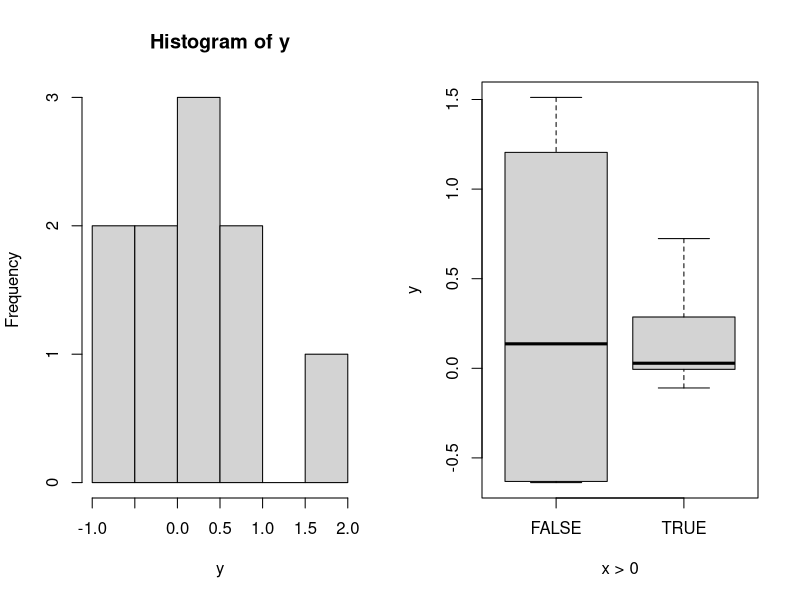
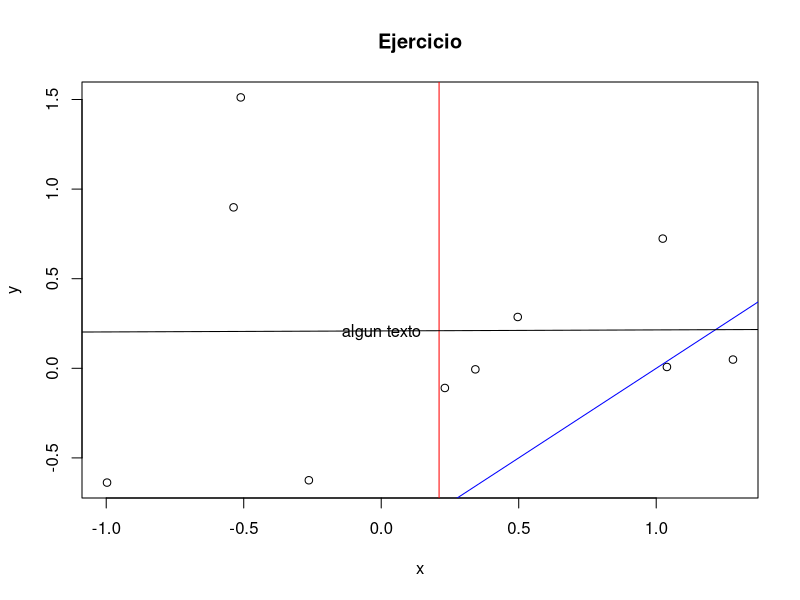
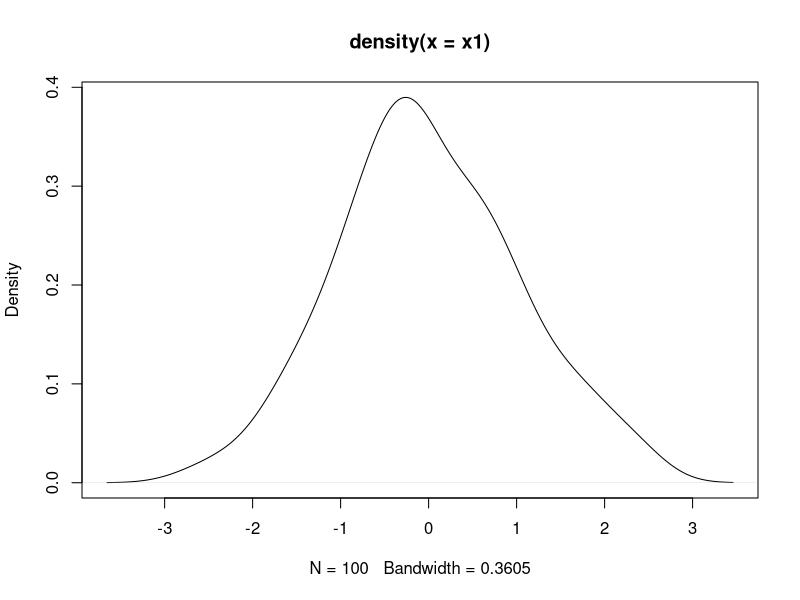
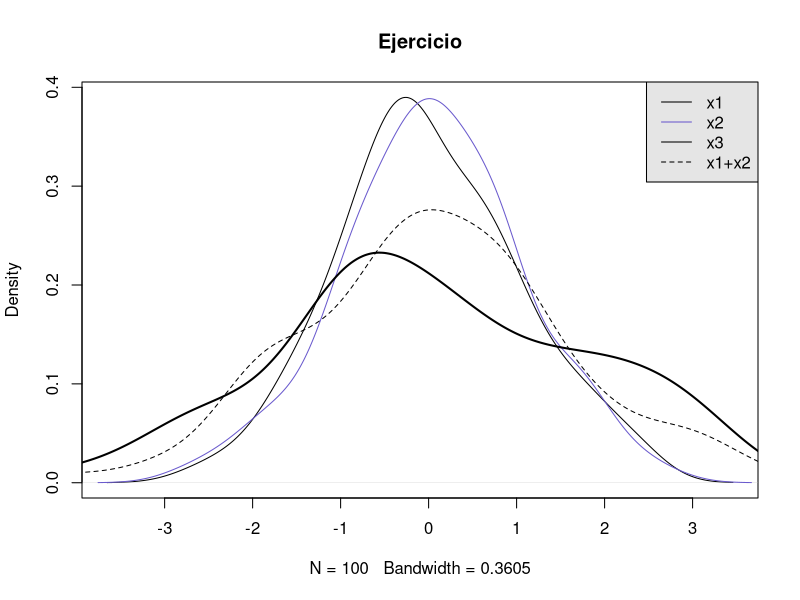

Write the R code that produced these figures, in order.
## ---- chunk 1
mean
## ---- chunk 2
mi.ejemplo <- 4 + 5
mi.ejemplo
## ---- chunk 3
mi.nombre <- dir()
mi.nombre
## ---- chunk 4
?mean
## ---- chunk 5
getwd()
setwd("/Users/nataliagarbirasdiaz/Dropbox/Njala University Workshop on Experiments/Workshop 2016 (Chile)/R_handouts/Day_1_Getting_Started_R")   
## ---- chunk 6
library(Hmisc)
## ---- chunk 7
rm(list = ls())                                   
set.seed(20150420)        # OPT: Coloquen una "semilla" para poder replicar los resultados 
## ---- chunk 8
a <- 5                 # "<-"  es el comando de asignación; se usa para definir cosas. Por ej.:
a

b <- 1:10              # ":"  se usa para definir un string de enteros
b

v <- c(1,3,2,4,110,pi) # usar c() para crear un vector con cualquier cosa adentro
v

# Extraer elementos de un vector:

b[1]                   # Devuelve la posición 1
b[6:5]                 # Devuelve las posiciones 6 y 5, en ese orden
b[-1]                  # Devuelve todos los números excepto el primero

# Devuelve todos los números marcados como "TRUE" (verdadero)
b[c(TRUE, FALSE, TRUE, FALSE, FALSE, TRUE, TRUE, FALSE, FALSE, FALSE)]  
                                                                          
# Asigna nuevos valores a elementos particulares de un vector
b[5] <- 0
b
## ---- chunk 9
matrix(1:12, 3, 4)             # Crear una matriz de 3*4 con los números 1:12
matrix(1:12, 4, 3)             # Crear una matriz de 4*2 con los números 1:12
matrix(1:3, 4, 3)              # Crear una matriz de 4*3 con los números 1:3, en ciclo; llenando por columnas
matrix(1:3, 4, 3, byrow=TRUE)  # Crear una matriz de 4*3 con los números 1:3, en ciclo, llenando por filas
## ---- chunk 10
M<-matrix(1:12, 3, 4)
rownames(M) = c("a","b","c")
colnames(M) = c("A","B","C", "Z")
M
## ---- chunk 11
sum(b)                     # sumar
mean(b)                    # media
max(b)                     # mediana
min(b)                     # mínimo
sd(b)                      # desviación estándar 
var(b)                     # varianza
## ---- chunk 12
b^2                        # La variable al cuadrado
matrix(1:3, 4, 3)^2        # Elevar al cuadrado los elementos de la matriz
b^.5                       # Raíz cuadrada de la variable
log(b)                     # Logaritmo de la variable
exp(b)                     # e a la b
## ---- chunk 13
b==2                       # Es igual a
b<5                        # Es menor a
b>=5                       # Es mayor o igual a 
b<=5 | b/4==2              # O
b>2 & b<9                  # Y
is.na(b)                   # Donde el dato esté faltando 
which(b<5)                 # Devuelve los índices de los valores que cumplen la condición lógica
## ---- chunk 14
rnorm(5)                      # Selecciona 5 obs. de la distribución normal
rbinom(5, 10, .4)             # Selecciona 5 obs. de la distribución binomial
runif(5)                      # Selecciona 5 obs. de la distribución uniforme
## ---- chunk 15
x  = rnorm(100)               # Crear variable "x" con 100 obs. de la distribución normal 
y  = x+rnorm(100)

y+x                            # Suma de variables (o resto, multiplicación etc.)
y>x                            # Relación lógica entre dos variables
cor(x,y)                       # Correlación entre variables
t.test(y~(x>.5))               # t-test con hipótesis nula de no relación entre las variables
lm(y~x)                        # Regresión por MCO
M<- lm(y~x)   
summary(M)                     # Resumen de la regresión por MCO
y%*%x                          # Producto interno de variables

# Hacer una base de datos y verla
d <- data.frame(x, y)
## ---- chunk 16
x<-0                    
for(i in 1:10){         # repetir una expresión para los valores de i del 1 al 10. 
  print(x<x+i)          # print les permite ver los resultados en la consola de R.  
   }

x=0
while(x <10){           # Repetir la expresión siempre y cuando la condición se satisfaga.
  print(x^2)
  x<-x+1
}

## ---- chunk 17
sapply(1:4, function(j) j^2)   # Forma más fácil de hacer loops; este ejemplo corre la función j^2 en 
                               # los números j del 1:4
M<-matrix(rnorm(40), 4, 10)
apply(M, 1, mean)              # Forma más fácil de hacer muchas operaciones en una matriz: acá sacar la media 
                               # de cada FILA (1)
apply(M, 2, sd)                # Forma más fácil de hacer muchas operaciones en una matriz: acá sacar la media 
                               # de cada COLUMNA (2)
## ---- chunk 18
h <- function(a, b=1) {        # Para definir una función: 1. asignar los argumentos (acá a,b).
                               # 2. Asignar cualquier valor pre-establecido
     a^2 -b                    # (acá b=1), y luego escribir la función
          }             
h(1)                           # Ilustración de la función  
h(1,2)                         # Ilustración de la función 

## ---- chunk 19
# ( )   se usan para funciones y vectores: 
log(1)

# ( )   también se usan para agrupar cosas en bloques:
(1+2)/(2+1)
1+2/2+1

# [ ]   se usan para extraer índices:
(10:12)[2]

# { } se usan para mantener bloques juntos, devolviendo el componente final:
x <- {
  a<-1
  b<-2
  a/b
}

x
## ---- chunk 20
# Primero, ¿cómo hacemos esto?
y <- rnorm(10)                  # Generar y de la distribución normal 
x <- rnorm(10)                  # Generar x de la distribución normal
## ---- chunk 21
mean(y)
mean(x)                 
var(x)
sd(x)
max(x)
min(x)
summary(x)          # Estadísticas de resumen básicas

cov(x,y)            # ¿Qué es cov? 
mean(y[x>0])        # Estima la media de y cuando x>0

## ---- chunk 22

par(mfrow = c(1,2))             # Esto les permite poner un grupo de gráficas en el mismo "lienzo" -- acá, 1 por 2
hist(y)                         # Un histograma
boxplot(y~(x>0))                # Box plot
dev.off()                       # Acá le decimos a R que ya no queremos las gráficas en un lienzo 1 por 2. 
## ---- chunk 23
plot(x,y)                       # gráficas de xy  
abline(a=-1, b = 1, col="blue") # Añadir una línea con pendiente
abline(v=mean(x), col="red")    # Añadir línea vertical
abline(lm(y~x))                 # Añadir línea de regresión
text(0, 0.2, "algun texto")       # Añadir texto
title("Ejercicio")            # Añadir un título

# Una gráfica más "sofisticada"
x1 <- rnorm(100)
x2 <- rnorm(100) 
x3 <- rnorm(100)+x1+x2

plot(density(x1))           # Acá graficamos la distribución de x1.

#¿Cómo podemos graficas las tres distribuciones?

plot(density(x1), main="Ejercicio")   #Noten que podemos agregar un título usando el mismo comando para graficar (plot)
lines(density(x2), col="slateblue")
lines(density(x3), lwd = 2)
lines(density(x1+x2), lty=2)

##Añadir leyenda
legend("topright", legend = c("x1","x2","x3","x1+x2"), 
       col = c("black", "slateblue", "black","black"),
       lty = c(1, 1, 1, 2), bg = "gray90")
